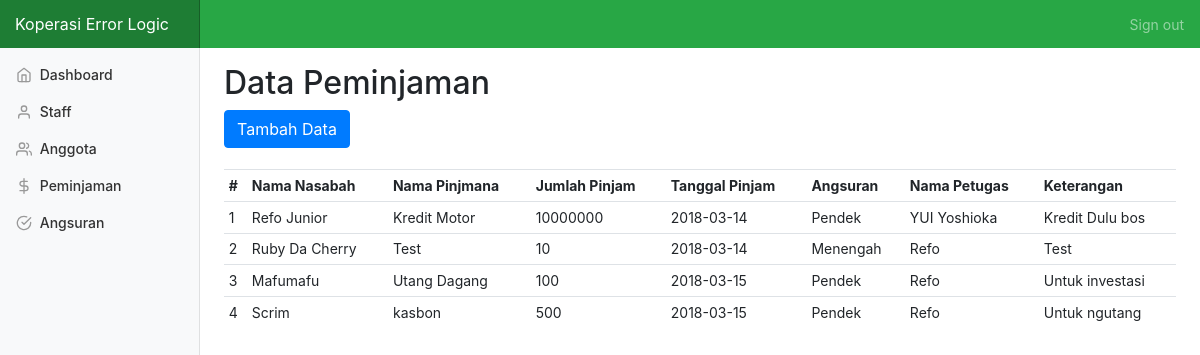
Before: /peminjaman.php (signed in) with the older database file.
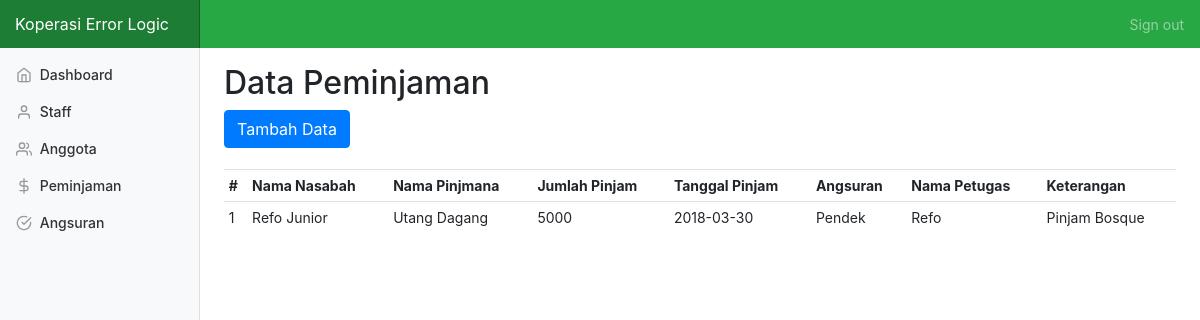
After: the same page with the newer database file.
### tables this page shows
CREATE TABLE `peminjaman` (
  `id_peminjaman` int(11) NOT NULL,
  `id_user` int(11) NOT NULL,
  `id_nasabah` int(11) NOT NULL,
  `id_angsuran` int(11) NOT NULL,
  `nama_peminjaman` varchar(100) NOT NULL,
  `jumlah` int(11) NOT NULL,
  `hutang` int(11) NOT NULL,
  `tanggal` date NOT NULL,
  `keterangan` varchar(100) NOT NULL,
  `lunas` varchar(1) NOT NULL
);

CREATE TABLE `nasabah` (
  `id_nasabah` int(11) NOT NULL,
  `ktp` int(11) NOT NULL,
  `nama_nasabah` varchar(100) NOT NULL,
  `tempat_lahir` varchar(30) NOT NULL,
  `tanggal_lahir` date NOT NULL,
  `jenis_kelamin` varchar(15) NOT NULL,
  `alamat` varchar(255) NOT NULL,
  `status` varchar(15) NOT NULL
);

CREATE TABLE `angsuran` (
  `id_angsuran` int(11) NOT NULL,
  `nama_angsuran` varchar(20) NOT NULL,
  `bulan` int(11) NOT NULL
);

CREATE TABLE `user` (
  `id_user` int(11) NOT NULL,
  `username` varchar(30) NOT NULL,
  `password` varchar(255) NOT NULL,
  `nama` varchar(100) NOT NULL,
  `tempat_lahir` varchar(30) NOT NULL,
  `tanggal_lahir` date NOT NULL,
  `jenis_kelamin` varchar(15) NOT NULL,
  `alamat` varchar(255) NOT NULL,
  `email` varchar(30) NOT NULL,
  `level` varchar(10) NOT NULL
);

### proses/config.php (called while the page is built, shortened)
<?php
	$link = "$_SERVER[REQUEST_URI]";
    $url = '/kop/';
 ?>

### peminjaman.php (the view, shortened to what this page needs)
<?php require_once "view/head.php"; ?>
  <?php require_once "view/sidebar.php"; ?>
    <h2>Data Peminjaman</h2>
    <button type="button" class="btn btn-primary" data-toggle="modal" data-target="#addModal">
	  Tambah Data
	</button>
    <br><br>
    <div class="table-responsive">
      	<table class="table table-sm">
      		<tr>
      			<th>#</th>
      			<th>Nama Nasabah</th>
      			<th>Nama Pinjmana</th>
      			<th>Jumlah Pinjam</th>
      			<th>Tanggal Pinjam</th>
      			<th>Angsuran</th>
      			<th>Nama Petugas</th>
      			<th>Keterangan</th>
      		</tr>
      		<?php
      			$no = 1;
      			$query = mysqli_query($connect, "SELECT * FROM peminjaman
      				INNER JOIN user on user.id_user = peminjaman.id_user
      				INNER JOIN angsuran on angsuran.id_angsuran = peminjaman.id_angsuran
      				INNER JOIN nasabah on nasabah.id_nasabah = peminjaman.id_nasabah ");
      			while($row = mysqli_fetch_array($query)){
      		?>
      		<tr>
      			<td><?= $no++ ?></td>
      			<td><?= $row['nama_nasabah'] ?></td>
      			<td><?= $row['nama_peminjaman'] ?></td>
      			<td><?= $row['jumlah'] ?></td>
      			<td><?= $row['tanggal'] ?></td>
      			<td><?= $row['nama_angsuran'] ?></td>
      			<td><?= $row['nama'] ?></td>
      			<td><?= $row['keterangan'] ?></td>
      		</tr>
      		<?php } ?>
      	</table>
    </div>
  <?php require_once "view/footer.php" ?>

### view/head.php (shortened to what this page needs)
 <?php
    include_once "proses/config.php";
  ?>
<!doctype html>
<html lang="en">
  <head>
    <link href="css/bootstrap.min.css" rel="stylesheet">
    <link href="css/dashboard.css" rel="stylesheet">
  </head>
  <body>
    <nav class="navbar navbar-dark sticky-top bg-success flex-md-nowrap p-0">
      <a class="navbar-brand col-sm-3 col-md-2 mr-0" href="#">Koperasi Error Logic</a>
      <ul class="navbar-nav px-3">
        <li class="nav-item text-nowrap">
          <a class="nav-link" href="proses/logout.php">Sign out</a>
        </li>
      </ul>
    </nav>

### view/sidebar.php
<div class="container-fluid">
  <div class="row">
    <nav class="col-md-2 d-none d-md-block bg-light sidebar">
      <div class="sidebar-sticky">
        <ul class="nav flex-column">
          <li class="nav-item">
            <a class="nav-link <?php if($link == $url.'dashboard.php'){echo "active"; } ?>" href="dashboard.php">
              <span data-feather="home"></span>
              Dashboard <span class="sr-only">(current)</span>
            </a>
          </li>
          <li class="nav-item">
            <a class="nav-link <?php if($link == $url.'staff.php'){echo "active"; } ?>" href="staff.php">
              <span data-feather="user"></span>
              Staff
            </a>
          </li>
          <li class="nav-item">
            <a class="nav-link <?php if($link == $url.'anggota.php'){echo "active"; } ?>" href="anggota.php">
              <span data-feather="users"></span>
              Anggota
            </a>
          </li>
          <li class="nav-item">
            <a class="nav-link <?php if($link == $url.'peminjaman.php'){echo "active"; } ?>" href="peminjaman.php">
              <span data-feather="dollar-sign"></span>
              Peminjaman
            </a>
          </li>
          <li class="nav-item">
            <a class="nav-link <?php if($link == $url.'angsuran.php'){echo "active"; } ?>" href="angsuran.php">
              <span data-feather="check-circle"></span>
              Angsuran
            </a>
          </li>
        </ul>
      </div>
    </nav>
    <main role="main" class="col-md-9 ml-sm-auto col-lg-10 pt-3 px-4">

### view/footer.php (shortened to what this page needs)
 </main>
      </div>
    </div>
  </body>
</html>

### css/dashboard.css (style rules this page uses)
body { font-size: .875rem; }
.feather { width: 16px; height: 16px; vertical-align: text-bottom; }
.sidebar { position: fixed; top: 0; bottom: 0; left: 0; z-index: 100; padding: 0; box-shadow: inset -1px 0 0 rgba(0, 0, 0, .1); }
.sidebar-sticky { position: -webkit-sticky; position: sticky; top: 48px; height: calc(100vh - 48px); padding-top: .5rem; overflow-x: hidden; overflow-y: auto; }
.sidebar .nav-link { font-weight: 500; color: #333; }
.sidebar .nav-link .feather { margin-right: 4px; color: #999; }
.navbar-brand { padding-top: .75rem; padding-bottom: .75rem; font-size: 1rem; background-color: rgba(0, 0, 0, .25); box-shadow: inset -1px 0 0 rgba(0, 0, 0, .25); }

Changed rows visible on the page:
removed peminjaman: id_nasabah.nama_nasabah "Ruby Da Cherry", nama_peminjaman "Test", jumlah "10", tanggal "2018-03-14", id_angsuran.nama_angsuran "Menengah", id_user.nama "Refo", keterangan "Test"
removed peminjaman: id_nasabah.nama_nasabah "Mafumafu", nama_peminjaman "Utang Dagang", jumlah "100", tanggal "2018-03-15", id_angsuran.nama_angsuran "Pendek", id_user.nama "Refo", keterangan "Untuk investasi"
removed peminjaman: id_nasabah.nama_nasabah "Scrim", nama_peminjaman "kasbon", jumlah "500", tanggal "2018-03-15", id_angsuran.nama_angsuran "Pendek", id_user.nama "Refo", keterangan "Untuk ngutang"
changed peminjaman "Refo Junior": nama_peminjaman "Kredit Motor" → "Utang Dagang"; jumlah "10000000" → "5000"; tanggal "2018-03-14" → "2018-03-30"; id_user.nama "YUI Yoshioka" → "Refo"; keterangan "Kredit Dulu bos" → "Pinjam Bosque"
